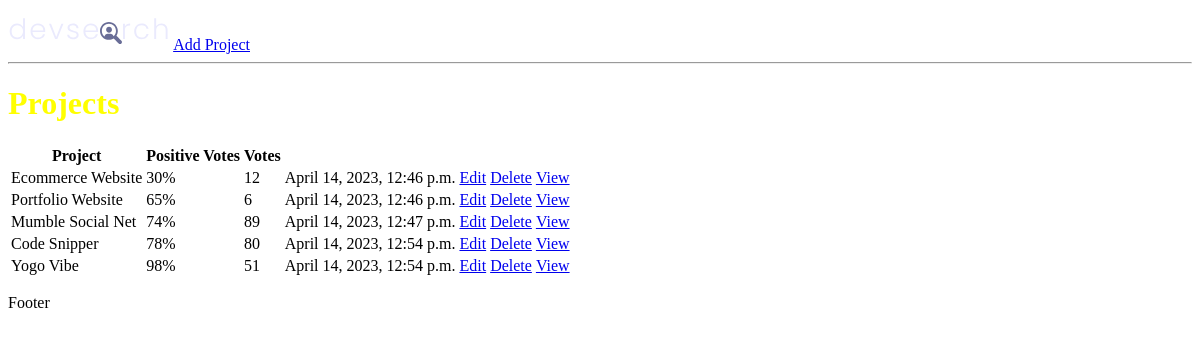
The app's page /, older data.
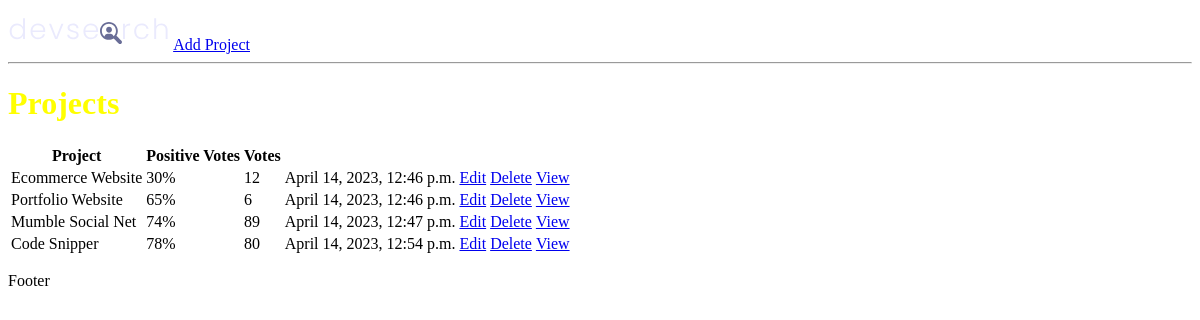
The same page, newer data.
### projects/models.py (models this page shows, shortened)
class Project(models.Model):
    title = models.CharField(max_length=200)
    description = models.TextField(null=True,blank=True)
    featured_image = models.ImageField(null=True,blank=True,default="default.jpg")
    demo_link = models.CharField(max_length=2000,null=True,blank=True)
    source_link = models.CharField(max_length=2000,null=True,blank=True)
    tags = models.ManyToManyField('Tag', blank=True)
    vote_Total = models.IntegerField(default=0, null=True, blank=True)
    vote_Ratio = models.IntegerField(default=0, null=True, blank=True)
    created = models.DateTimeField(auto_now_add=True)
    id = models.UUIDField(default=uuid.uuid4, unique=True,primary_key=True,editable=False )

### projects/views.py (the view)
# urls.py: path('', include('projects.urls'))
def projects(request):
    projects = Project.objects.all();
    context = {'projects': projects}
    return render(request,'projects/project.html', context)

### projects/templates/projects/project.html
{% extends 'main.html' %}
{% block content %}
<h1>Projects</h1>
<table>
    <tr>
        <th>Project</th>
        <th>Positive Votes</th>
        <th>Votes</th>
        <th></th>
        <th></th>
    </tr>
    {% for project in projects %}
    <tr>
        <td>{{project.title}}</td>
        <td>{{project.vote_Ratio}}%</td>
        <td>{{project.vote_Total}}</td>
        <td>{{project.created}}</td>
        <td><a href="{% url 'update-project' project.id %}"> Edit </a></td>
        <td><a href="{% url 'delete-project' project.id %}"> Delete </a></td>
        <td><a href="{% url 'project' project.id %}"> View </a></td>
    </tr>
    {% endfor %}
</table>
{% endblock content %}

Row changes from the older to the newer data that the page shows:
removed Project: title "Yogo Vibe", vote_Ratio "98", vote_Total "51", created "April 14, 2023, 12:54 p.m."
